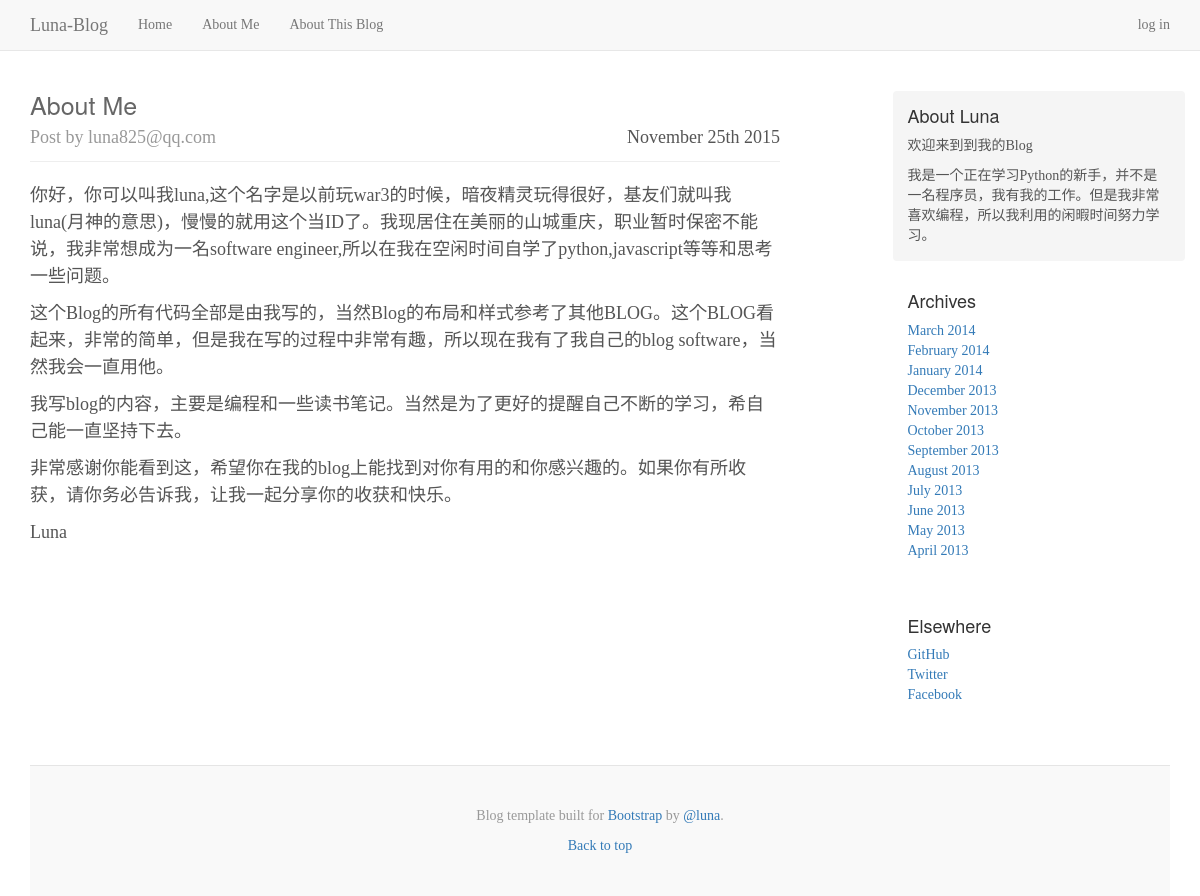
The app's page /post/4 with its own data.
### app/models.py (models this page shows, shortened)
class Post(db.Model):
	__tablename__ = 'posts'
	id = db.Column(db.Integer,primary_key=True)
	title=db.Column(db.String(128),index=True)
	body = db.Column(db.Text)
	body_html = db.Column(db.Text)
	timestamp = db.Column(db.DateTime,index = True,default=datetime.utcnow)
	author_id = db.Column(db.Integer,db.ForeignKey('administors.id'))

class Administor(db.Model,UserMixin):
	__tablename__ = 'administors'
	id = db.Column(db.Integer,primary_key=True)
	email = db.Column(db.String(64),unique=True,index=True)
	password_hash = db.Column(db.String(128))
	name = db.Column(db.String(64))
	location = db.Column(db.String(64))
	about_me = db.Column(db.Text())
	posts = db.relationship('Post',backref='author',lazy='dynamic')
	@property
	def password(self):
		raise AttributeError('不能读取密码！')

### app/main/views.py (the view)
@main.route('/post/<int:id>')
def post(id):
	post = Post.query.get_or_404(id)
	return render_template('post.html',posts=[post])

### app/templates/post.html
{% extends "base.html" %}
{% block page_content %}
<div class="col-sm-8 blog-main">
{% include "_posts.html" %}
</div>
{% endblock %}

### app/templates/_posts.html
{% for post in posts %}
<div class="blog-post">
	<div class="blog-head">
    <h2 class="blog-post-title"><a href="{{url_for('main.post',id=post.id)}}">{{post.title.replace('-',' ') | title }}</a></h2>
    <p class="blog-post-date">{{ moment(post.timestamp).format('MMMM Do YYYY')}}</p>
     <p class="blog-post-meta"> Post by {{post.author.email}}</p>
     </div>
    {% if digest %}
		{% if post.body_html %}
		{{post.body_html[:200] | striptags }}
		{% else %}
		{{ post.body[:200]}}
		{% endif %}
	<div class="blog-read-all"><a href="{{url_for('main.post',id=post.id)}}">阅读全文</a></div>
	{% else %}
		{% if post.body_html %}
		{{post.body_html | safe }}
		{% else %}
		{{ post.body}}
		{% endif %}
	{% endif %}
</div>
{% endfor %}

### app/static/blog.css (style rules this page uses)
body { font-family: Georgia, "Times New Roman", Times, serif; color: #555; }
h1, .h1, h2, .h2, h3, .h3, h4, .h4, h5, .h5, h6, .h6 { margin-top: 0; font-family: "Helvetica Neue", Helvetica, Arial, sans-serif; font-weight: normal; color: #333; }
.blog-main { font-size: 18px; line-height: 1.5; }
.blog-head { border-bottom: 1px solid #eee; margin-bottom: 20px; }
.blog-post { margin-bottom: 60px; }
.blog-post-title { margin-bottom: 5px; font-size: 25px; }
.blog-post-title a { color: #666; }
.blog-post-meta { margin-bottom: 10px; color: #999; }
.blog-post-date { float: right; }

### records on screen
Post: title.replace "About Me", timestamp "November 25th 2015", author.email "luna825@qq.com", body_html "你好，你可以叫我luna,这个名字是以前玩war3的时候，暗夜精灵玩得很好，基友们就叫我luna(月神的意思)，慢慢的就用这个当ID了。我现居住在美丽的山城重庆，职业暂时保密不能说，我非常想成为一名software engineer,所以在我在空闲时间自学了python,javascript等等和思考一些问题。 这个Blog的所有代码全部是由我写的，当然Blog的布局和样式参考了其他BLOG。这个BLOG看起来，非常的简单，但是我在写的过程中非常有趣，所以现在我有了我自己的blog software，当然我会一直用他。 我写blog的内容，主要是编程和一些读书笔记。当然是为了更好的提醒自己不断的学习，希自己能一直坚持下去。 非常感谢你能看到这，希望你在我的blog上能找到对你有用的和你感兴趣的。如果你有所收获，请你务必告诉我，让我一起分享你的收获和快乐。 Luna"
